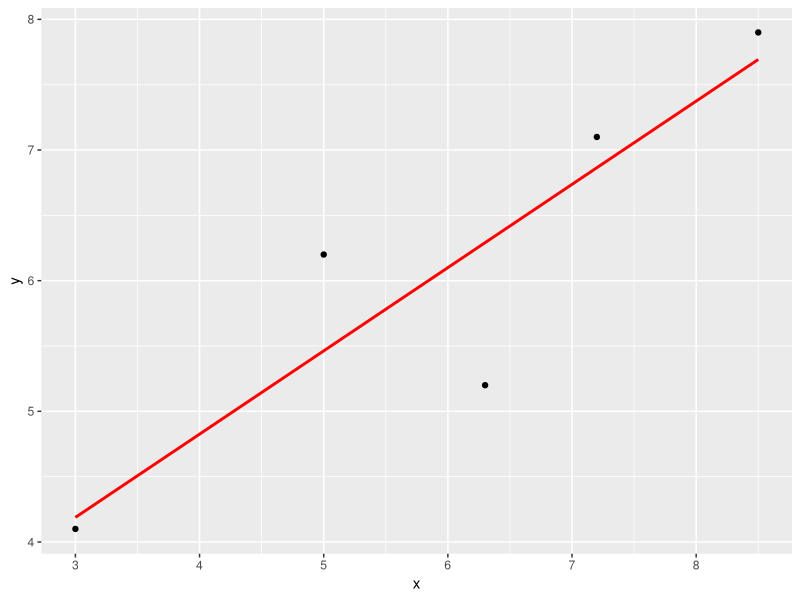

Here is the R script that generated this plot:
library(ggplot2)

x = c(3 , 5 , 6.3 , 7.2, 8.5)    #features
y = c(4.1 , 6.2 , 5.2, 7.1, 7.9)   #Labels

x_new = 9
#y_new = ?

data = data.frame(x,y)

ggplot(data, aes(x,y)) + geom_point() + geom_smooth(method="lm",
                                                    se=FALSE,color="red")

x_mean = mean(x)
y_mean = mean(y)

n1 = sum((x-x_mean)*(y-y_mean))
d1 = sum((x-x_mean)^2)

#yh = w0 + w1*x
w1 = n1/d1
print(w1)

w0 = y_mean - w1 * x_mean
print(w0)

y_new = w0 + w1 * x_new
print(y_new)

#Evaluate the output
yh = w0 + w1*x
print(mean(abs(y - yh)))


